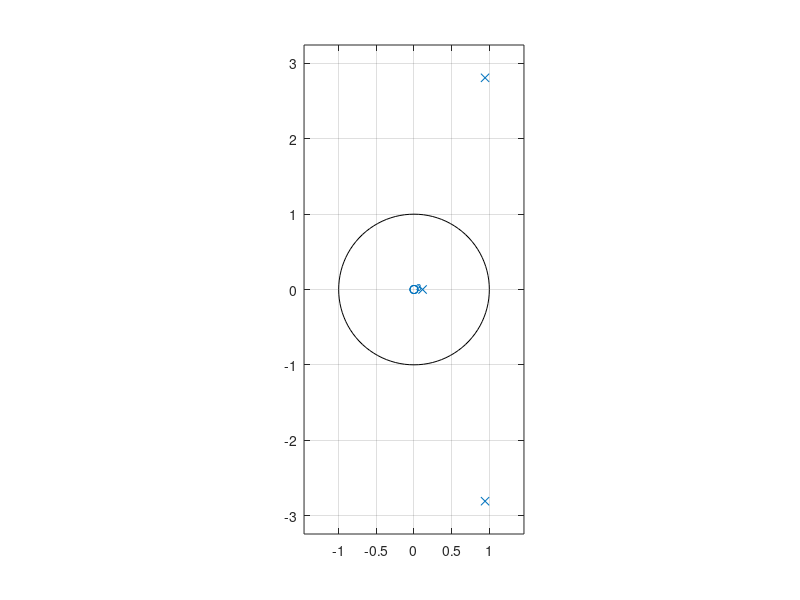

MATLAB code to generate this figure:
%DPS zad2 Dimitrij Mijoski

b = [1, 0, 0, 0];
a = [1, -2, 9, -1];

zplane(b, a);

[R, p, C] = residuez(b, a)

n = [0,3]
y = 0.00151 * 0.11383 .^ n + (0.49925 + i*0.18829) * 2.964*exp(-i*pi*0.39693) .^n + (0.49925 - i*0.18829) * 2.964*exp(i*pi*0.39693) .^n
